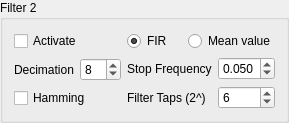
             <widget class="QGroupBox" name="groupBox_7">
              <property name="title">
               <string>Filter 2</string>
              </property>
              <layout class="QGridLayout" name="gridLayout_5">
               <item row="0" column="0">
                <widget class="QCheckBox" name="currentFilterActiveBox2">
                 <property name="text">
                  <string>Activate</string>
                 </property>
                </widget>
               </item>
               <item row="0" column="1">
                <layout class="QHBoxLayout" name="horizontalLayout_11">
                 <item>
                  <widget class="QRadioButton" name="firRadioButton2">
                   <property name="text">
                    <string>FIR</string>
                   </property>
                   <property name="checked">
                    <bool>true</bool>
                   </property>
                  </widget>
                 </item>
                 <item>
                  <widget class="QRadioButton" name="meanRadioButton2">
                   <property name="text">
                    <string>Mean value</string>
                   </property>
                  </widget>
                 </item>
                </layout>
               </item>
               <item row="1" column="1" rowspan="2">
                <layout class="QGridLayout" name="gridLayout_6">
                 <item row="0" column="0">
                  <widget class="QLabel" name="label_8">
                   <property name="text">
                    <string>Stop Frequency</string>
                   </property>
                  </widget>
                 </item>
                 <item row="0" column="1">
                  <widget class="QDoubleSpinBox" name="currentFilterFreqBox2">
                   <property name="decimals">
                    <number>3</number>
                   </property>
                   <property name="maximum">
                    <double>0.500000000000000</double>
                   </property>
                   <property name="singleStep">
                    <double>0.005000000000000</double>
                   </property>
                   <property name="value">
                    <double>0.050000000000000</double>
                   </property>
                  </widget>
                 </item>
                 <item row="1" column="0">
                  <widget class="QLabel" name="label_9">
                   <property name="text">
                    <string>Filter Taps (2^)</string>
                   </property>
                  </widget>
                 </item>
                 <item row="1" column="1">
                  <widget class="QSpinBox" name="currentFilterTapBox2">
                   <property name="minimum">
                    <number>1</number>
                   </property>
                   <property name="maximum">
                    <number>10</number>
                   </property>
                   <property name="value">
                    <number>6</number>
                   </property>
                  </widget>
                 </item>
                </layout>
               </item>
               <item row="2" column="0">
                <widget class="QCheckBox" name="hammingBox2">
                 <property name="text">
                  <string>Hamming</string>
                 </property>
                </widget>
               </item>
               <item row="1" column="0">
                <layout class="QHBoxLayout" name="horizontalLayout_12">
                 <item>
                  <widget class="QLabel" name="label_10">
                   <property name="text">
                    <string>Decimation</string>
                   </property>
                  </widget>
                 </item>
                 <item>
                  <widget class="QSpinBox" name="decimationSpinBox">
                   <property name="minimum">
                    <number>1</number>
                   </property>
                   <property name="maximum">
                    <number>20</number>
                   </property>
                   <property name="value">
                    <number>8</number>
                   </property>
                  </widget>
                 </item>
                </layout>
               </item>
              </layout>
             </widget>
